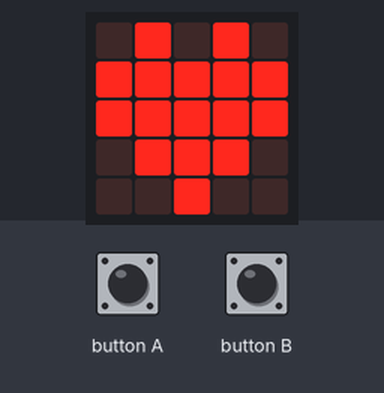
A program run on a simulated BBC micro:bit (MakeCode). Shown: the board's 5×5 LED display. The inputs (shaded band) are chosen by the test bench.

Above: at 1.3 s.
1.4 s: button A pressed for 0.15 s
At 2.4 s:
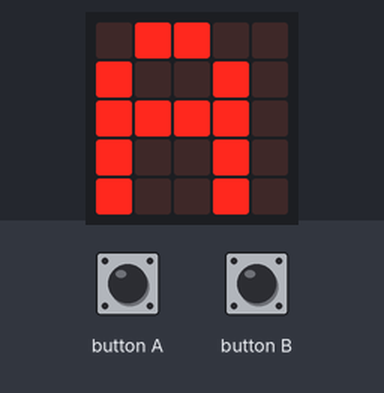
At 2.9 s:
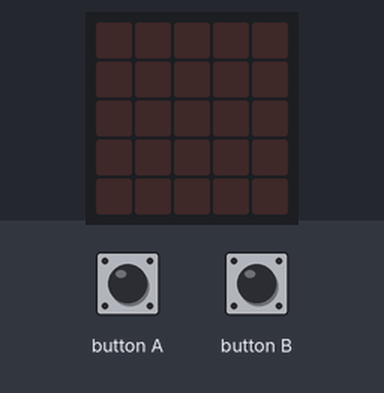
3.3 s: button B pressed for 0.15 s
At 4.2 s:
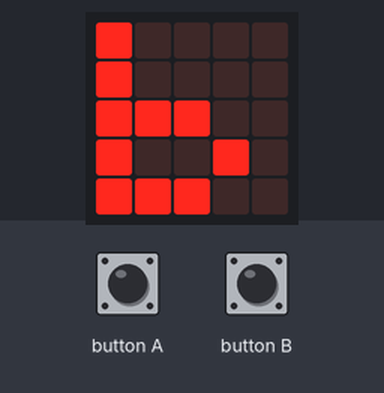
5.1 s: button B pressed for 3.2 s
9.8 s: button B pressed for 1 s
Timing chart, 0 to 12.8 s (numbered marks = the images above; inputs shaded):
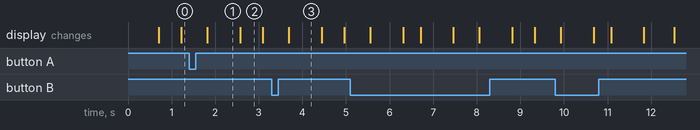

The program:

main.ts
```typescript
basic.forever(function () {
    basic.showIcon(IconNames.Heart)
    basic.pause(100)
    basic.showLeds(`
        . . . . .
        . . . . .
        . . . . .
        . . . . .
        . . . . .
        `)
    basic.pause(100)
})
basic.forever(function () {
    if (input.buttonIsPressed(Button.A)) {
        basic.showString("A")
    } else if (input.buttonIsPressed(Button.B)) {
        basic.showString("b")
    }
})
```

test.ts
```typescript
// les tests vont ici ; cela ne sera pas compilé si ce paquet est utilisé en tant qu'extension.
```

Measured:
- after the input at 1.4 s, the display: changes after 0.42 s (image 1)
- after the input at 3.3 s, the display: changes after 0.39 s (image 3)
- what the display in image 1 shows lasts 0.8 s, from 1.8 s to 2.6 s
- what the display in image 2 shows lasts 0.5 s, from 2.6 s to 3.1 s
